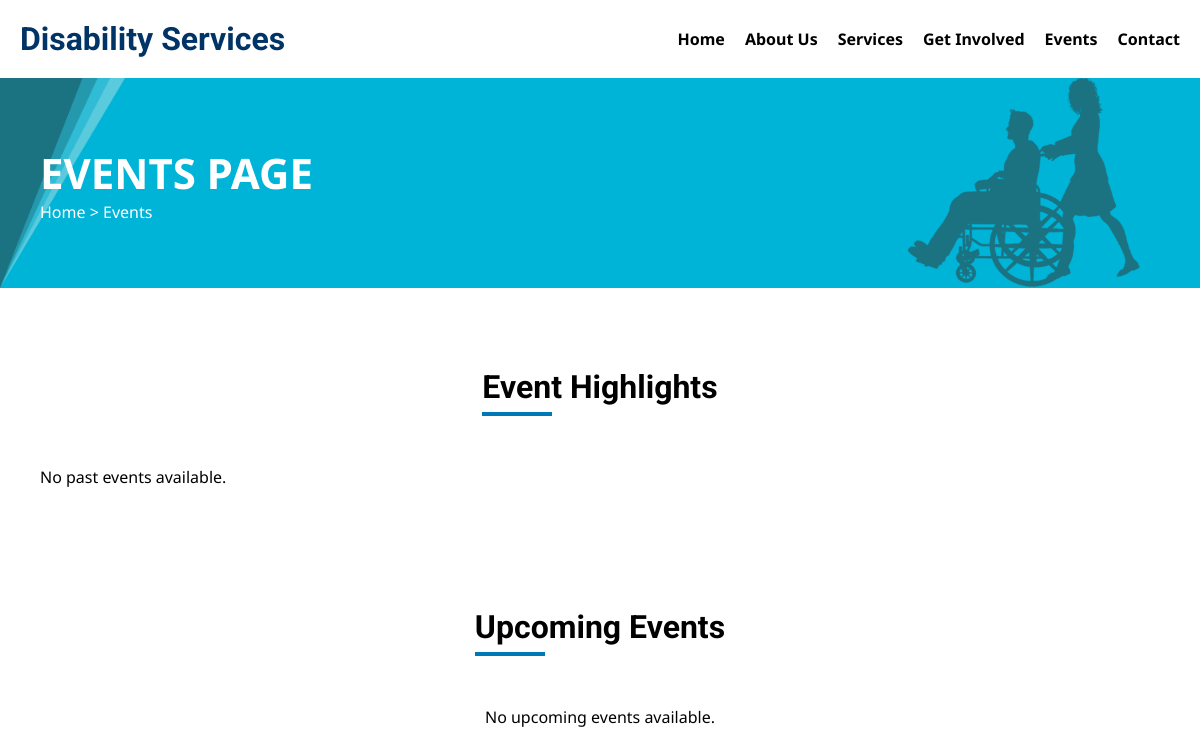
Page /events/ on the earlier database version.
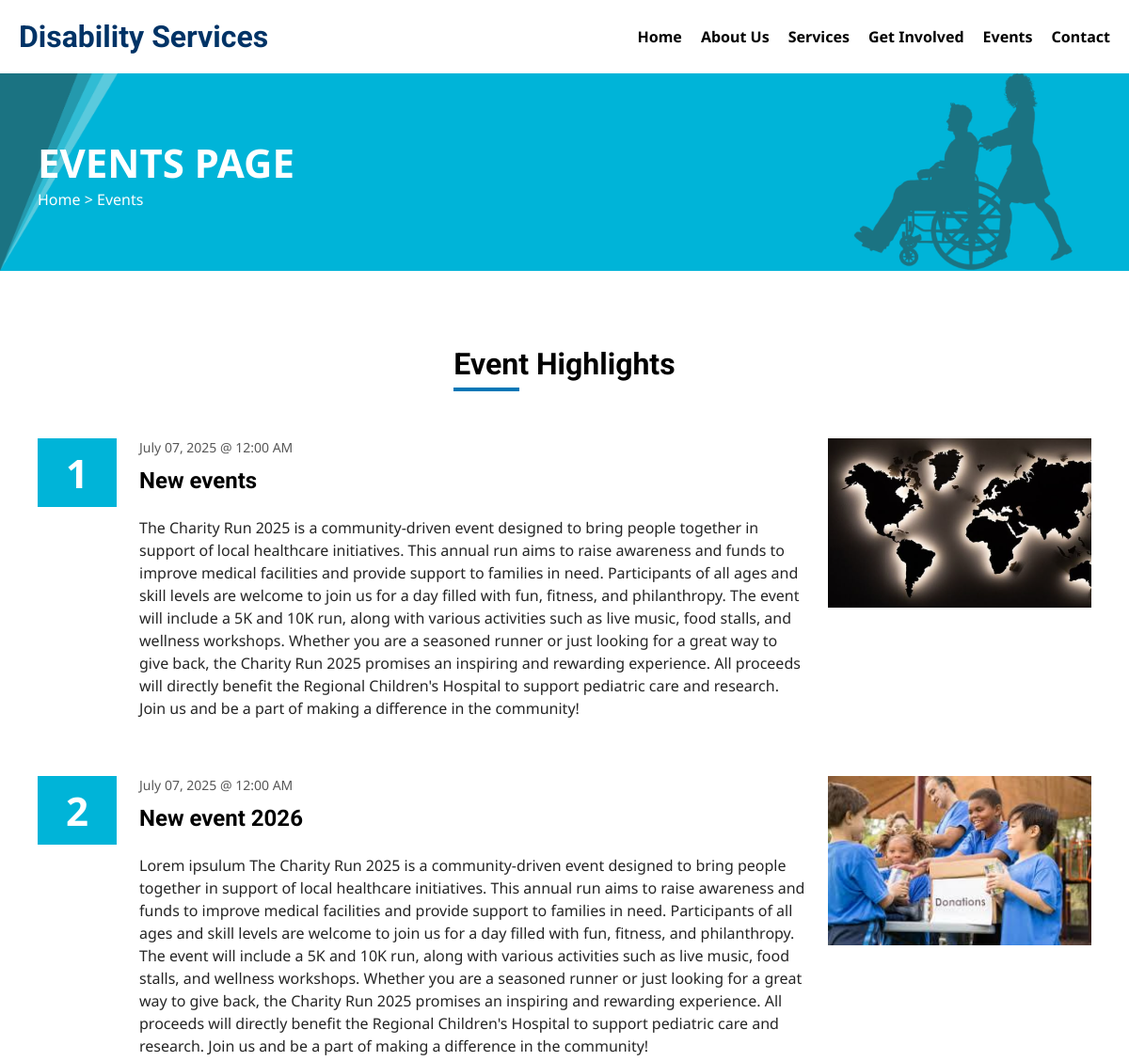
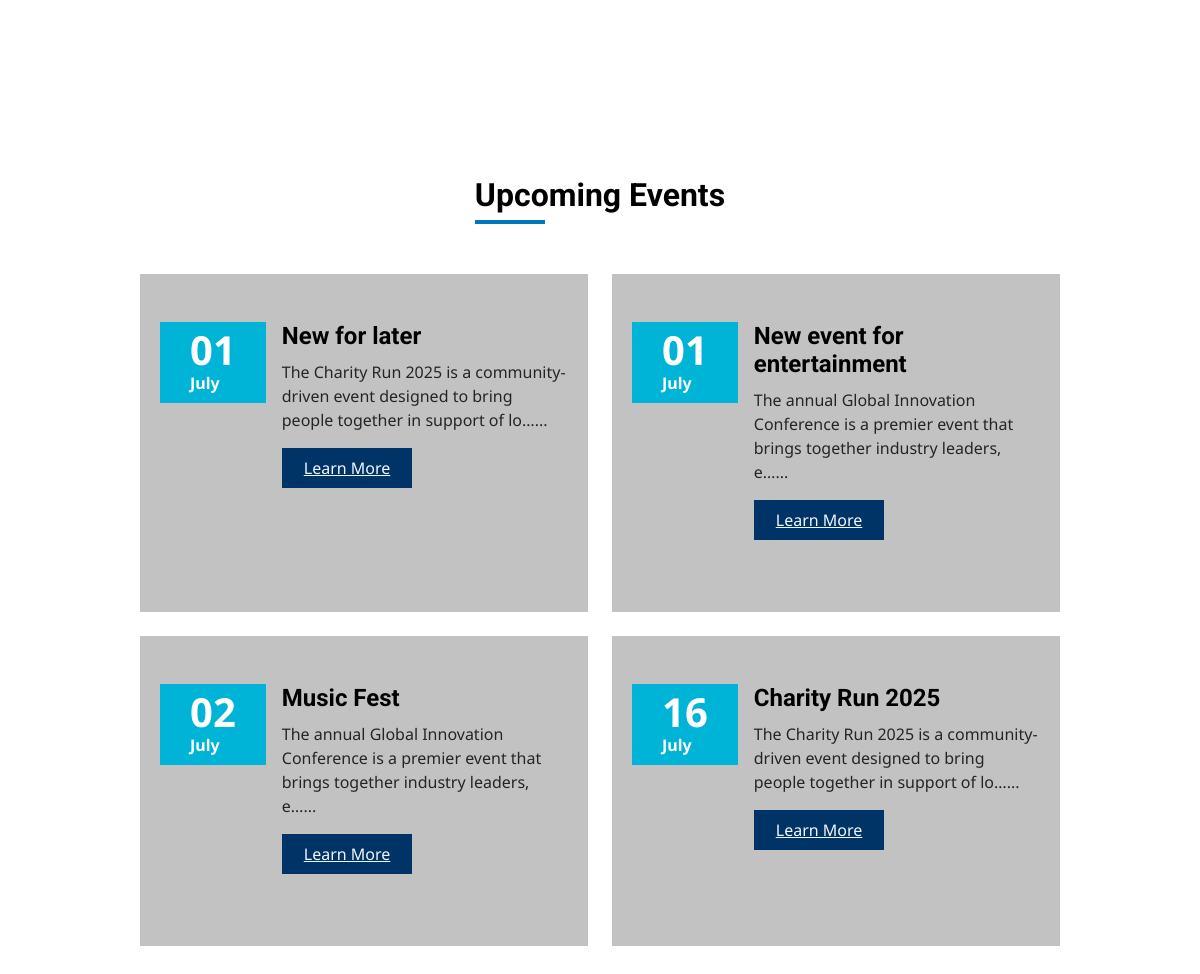
Same page on the later database version (2 pictures, top to bottom).
### contactapp/models.py (models this page shows, shortened)
class Event(models.Model):
    title = models.CharField(max_length=200)
    description = models.TextField()
    date = models.DateTimeField()
    image = models.ImageField(upload_to='events/')
    is_upcoming = models.BooleanField(default=True)

### contactapp/views.py (the view)
# urls.py: path('events/', event_view,name='events'),
@cache_page(60*5)
def event_view(request):
    past_events = Event.objects.filter(is_upcoming=False).order_by('-date')
    upcoming_events = Event.objects.filter(is_upcoming=True).order_by('date')
    context = {
        'past_events': past_events,
        'upcoming_events': upcoming_events,
    }
    return render(request, 'events.html', context)

### contactapp/templates/events.html (shortened to what this page needs)
{% load static %}
<!DOCTYPE html>
<html lang="en">
<head>
    <link rel="stylesheet" href="{% static 'css/events.css' %}" />
    <link rel="stylesheet" href="{% static 'css/index.css' %}" />
</head>
<body>
    <header class="header">
        <div class="logo">
            <a href="/">
                <h1>Disability Services</h1>
            </a>
        </div>
        <nav>
            <ul id="navLinks">
                <li><a href="{% url 'home' %}">Home</a></li>
                <li><a href="{% url 'aboutus' %}">About Us</a></li>
                <li><a href="{% url 'services' %}">Services</a></li>
                <li><a href="{% url 'getinvolved' %}">Get Involved</a></li>
                <li><a href="{% url 'events' %}">Events</a></li>
                <li><a href="{% url 'contact' %}">Contact</a></li>
            </ul>
        </nav>
    </header>
    <section class="page-navigation">
        <img src="{% static 'images/reactangle-design2.png' %}" class="page-navigation-bg" alt="" />
        <div class="container">
            <div class="page-navigation-content">
                <p class="page-name">Events Page</p>
                <p class="page-link"><a href="/">Home</a> &gt; Events</p>
            </div>
            <img class="wheelchair" src="{% static 'images/wheelchair-nurse2.png' %}" alt="Nurse" />
        </div>
    </section>
    <section class="events">
        <div class="container">
            <div class="section-title">
                <h2>Event Highlights</h2>
            </div>
            <div class="events-wrapper">
                {% for event in past_events %}
                <div class="events-box">
                    <div class="event-number">
                        <p>{{ forloop.counter }}</p>
                    </div>
                    <div>
                        <p class="event-date">{{ event.date|date:"F d, Y @ h:i A" }}</p>
                        <h3 class="event-title">{{ event.title }}</h3>
                        <p class="event-description">{{ event.description }}</p>
                    </div>
                    {% if event.image %}
                    <img class="event-image" src="{{ event.image.url }}" alt="{{ event.title }} Event image" />
                    {% endif %}
                </div>
                {% empty %}
                <p>No past events available.</p>
                {% endfor %}
            </div>
        </div>
    </section>
    <section class="upcoming-events">
        <div class="container">
            <div class="section-title">
                <h2>Upcoming Events</h2>
            </div>
            <div class="upcoming-events-wrapper">
                {% for event in upcoming_events %}
                <div class="upcoming-event">
                    <div class="upcoming-event-date">
                        <p>{{ event.date|date:"d" }}<br /><span>{{ event.date|date:"F" }}</span></p>
                    </div>
                    <div class="upcoming-event-details">
    <h3>{{ event.title }}</h3>
    <p class="event-description-short" id="short-{{ forloop.counter }}">
        {{ event.description|truncatechars:100 }}...
        <a href="javascript:void(0);" onclick="showFullDescription({{ forloop.counter }})">Learn More</a>
    </p>
</div>
                </div>
                {% empty %}
                <p>No upcoming events available.</p>
                {% endfor %}
            </div>
        </div>
    </section>
</body>
</html>

Differences in the rows shown:
added Event: date "July 07, 2025 @ 12:00 AM", title "New events", description "The Charity Run 2025 is a community-driven event designed to bring people together in support of local healthcare initiatives. This annual run aims to raise awareness and funds to improve medical facilities and provide support to families in need. Participants of all ages and skill levels are welcome to join us for a day filled with fun, fitness, and philanthropy. The event will include a 5K and 10K run, along with various activities such as live music, food stalls, and wellness workshops. Whether you are a seasoned runner or just looking for a great way to give back, the Charity Run 2025 promises an inspiring and rewarding experience. All proceeds will directly benefit the Regional…", image (picture), shown under "Event Highlights"
added Event: date "July 07, 2025 @ 12:00 AM", title "New event 2026", description "Lorem ipsulum The Charity Run 2025 is a community-driven event designed to bring people together in support of local healthcare initiatives. This annual run aims to raise awareness and funds to improve medical facilities and provide support to families in need. Participants of all ages and skill levels are welcome to join us for a day filled with fun, fitness, and philanthropy. The event will include a 5K and 10K run, along with various activities such as live music, food stalls, and wellness workshops. Whether you are a seasoned runner or just looking for a great way to give back, the Charity Run 2025 promises an inspiring and rewarding experience. All proceeds will directly benefit the…", image (picture), shown under "Event Highlights"
added Event: date "01", date "July", title "New for later", description "The Charity Run 2025 is a community-driven event designed to bring people together in support of lo…", shown under "Upcoming Events"
added Event: date "01", date "July", title "New event for entertainment", description "The annual Global Innovation Conference is a premier event that brings together industry leaders, e…", shown under "Upcoming Events"
added Event: date "02", date "July", title "Music Fest", description "The annual Global Innovation Conference is a premier event that brings together industry leaders, e…", shown under "Upcoming Events"
added Event: date "16", date "July", title "Charity Run 2025", description "The Charity Run 2025 is a community-driven event designed to bring people together in support of lo…", shown under "Upcoming Events"
Other differences:
text no longer shown: "No past events available. No upcoming events available."
